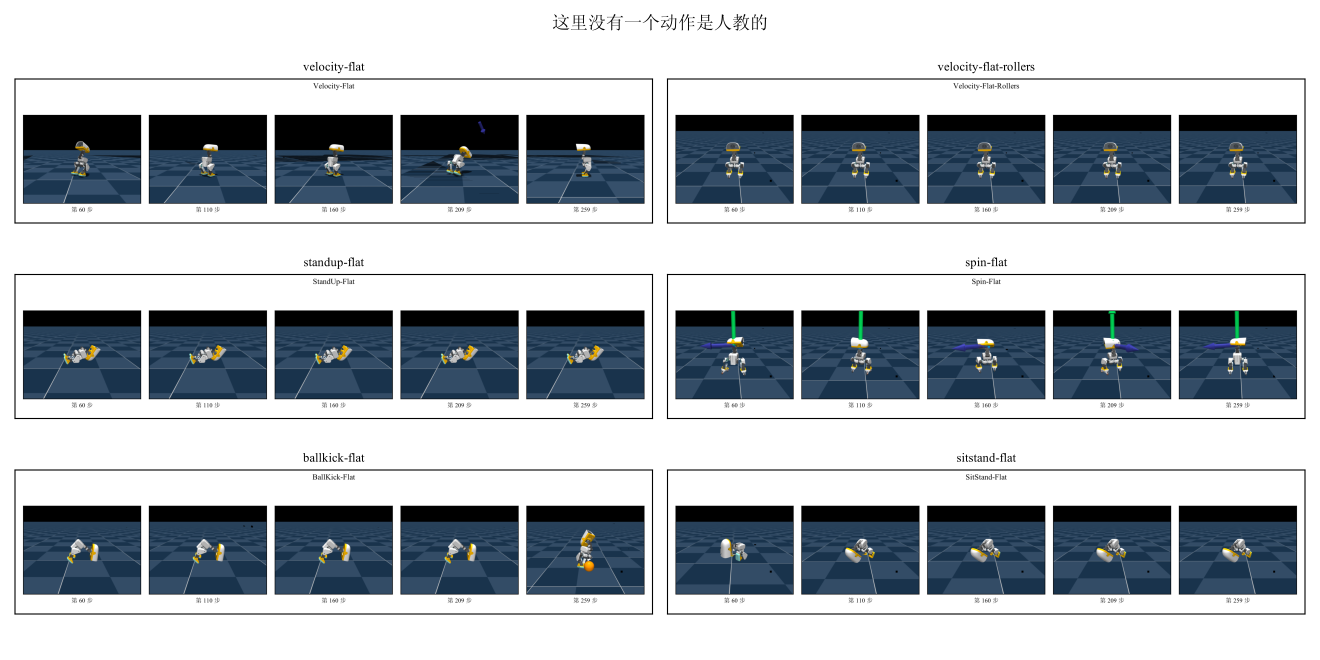
#> input picture result/cover.png, 2640 x 1320 px (shown at 1/2 size)
$ python collect_delivery.py
#> lines starting #> are read from the running program, lines starting #| are printed output that depends on the picture; after the words box and inside, x2 and y2 are one past the last pixel; in counts of white or black regions, pixels touching at a corner belong together
### code/paths.py
"""过程产物落在哪 —— 不依赖仿真器的那一小块路径逻辑。

单独一个文件是为了让**收件**能在没装仿真器的机器上跑。先前 `result_base()` 住在
`env.py` 里，而 `env.py` 顶部 `import mjlab_microduck.tasks` 去注册任务 ——
于是 `collect_delivery.py` 这个纯拷文件的步骤也要求整套 GPU 环境装好才跑得起来。
出图机与收件机不是同一台时，这条耦合会把收件卡死。
"""
from __future__ import annotations

import os
from pathlib import Path


def result_base() -> Path:
    """过程产物的根目录。

    默认是仓内的 `result/`（独立克隆下来的人跑一下就有东西看）；
    本仓库把它指到仓外，理由是 `rl_duck/` 这个目录本身就是交付物 ——
    交付物里不该混着几百兆的中间件。用 `RL_DUCK_RESULT_ROOT` 覆盖。

    Returns:
        过程产物根目录的绝对路径（已建好）。
    """
    override = os.environ.get("RL_DUCK_RESULT_ROOT")
    base = Path(override) if override else Path(__file__).resolve().parents[1] / "result"
    base.mkdir(parents=True, exist_ok=True)
    return base

### code/collect_delivery.py
"""把该交付的图和视频从过程产物里挑出来，拷进 `交付/`。

为什么要有这么一个脚本，而不是渲完手动挑：**交付件是什么，必须只有一处声明**。
过程目录里同一个动作有十几档权重的图、还有探针留下的残片，
靠记忆去挑，挑错一次没人看得出来 —— 讲义里那张"最终策略"可能摆的是第 400 迭代那版。
下面的 `FIGURES` 与 `VIDEOS` 就是那唯一一处声明：**源文件写死、交付名写死**，
源文件不在就报错停下，不静默跳过。

跑法（在仓根）：
    RL_DUCK_RESULT_ROOT=<过程产物根> uv run python code/collect_delivery.py
"""
from __future__ import annotations

import shutil
import sys
from pathlib import Path

import numpy as np
from paths import result_base
from PIL import Image

REPO = Path(__file__).resolve().parents[1]
DELIVERY = REPO / "交付"
# 讲义正文引用的图落在 docs 里，与讲义同处 —— 交付目录只放视频与权重，
# 讲义与图不在那里再出现一份（一份东西两个位置，改一处忘一处只是时间问题）。
FIGURE_DIR = REPO / "docs/assets/figures"

# 讲义正文引用的图。左边是过程产物里的相对路径，右边是 `docs/assets/figures/` 下的名字。
# **正文里的图引用只认右边这一列** —— 换了权重档就改这里，正文一个字都不用动。
FIGURES: tuple[tuple[str, str], ...] = (
    ("cover.png", "00-开篇动作带.png"),
    ("velocity-flat/parallel-velocity-flat-ppo-iter6000.png", "01-并行训练一屏.png"),
    ("velocity-flat/reward-reinforce.png", "02-v1-学习曲线.png"),
    ("velocity-flat/keyframes-velocity-flat-reinforce-iter6000-16f4c.png", "03-v1-一整个回合.png"),
    ("velocity-flat/reward-a2c.png", "04-v2-学习曲线.png"),
    ("velocity-flat/keyframes-velocity-flat-a2c-iter6000-16f4c.png", "05-v2-一整个回合.png"),
    ("velocity-flat/ladder-reward.png", "06-三档学习曲线.png"),
    ("velocity-flat/keyframes-velocity-flat-ppo-iter6000-6f3c.png", "07-v3-走路.png"),
    ("velocity-flat-rollers/parallel-velocity-flat-rollers-ppo-iter2000.png", "08-轮滑.png"),
    ("spin-flat/parallel-spin-flat-ppo-iter2000.png", "09-旋转.png"),
    ("groundpick-flat/keyframes-groundpick-flat-ppo-iter2000-6f3c.png", "10-取物.png"),
    ("roulade-flat/keyframes-roulade-flat-ppo-iter6000-12f3c.png", "11-前滚翻.png"),
)

# 交付视频。每个动作两版：单只看得清姿态，六只看得出这是同一套策略在一群身上跑。
VIDEOS: tuple[tuple[str, str], ...] = (
    ("velocity-flat/交付-走路-v3PPO.mp4", "单只-走路-v3PPO.mp4"),
    ("velocity-flat/交付-走路-v1REINFORCE.mp4", "单只-走路-v1REINFORCE.mp4"),
    ("velocity-flat/交付-走路-v2A2C.mp4", "单只-走路-v2A2C.mp4"),
    ("velocity-flat-rollers/交付-轮滑.mp4", "单只-轮滑.mp4"),
    ("spin-flat/交付-旋转.mp4", "单只-旋转.mp4"),
    ("groundpick-flat/交付-取物.mp4", "单只-取物.mp4"),
    ("roulade-flat/交付-前滚翻.mp4", "单只-前滚翻.mp4"),
    ("velocity-flat/parallel-velocity-flat-ppo-iter6000.mp4", "六只-走路.mp4"),
    ("velocity-flat-rollers/parallel-velocity-flat-rollers-ppo-iter2000.mp4", "六只-轮滑.mp4"),
    ("spin-flat/parallel-spin-flat-ppo-iter2000.mp4", "六只-旋转.mp4"),
    ("groundpick-flat/parallel-groundpick-flat-ppo-iter2000.mp4", "六只-取物.mp4"),
    ("roulade-flat/parallel-roulade-flat-ppo-iter6000.mp4", "六只-前滚翻.mp4"),
    ("velocity-flat/evolution.mp4", "进化-走路-八档迭代.mp4"),
)


# 白边的判据与边距：非白像素包围盒，阈值 248、留 20 像素。
_WHITE_LEVEL = 248
_WHITE_PAD = 20

# 黑点的判据。渲染器会在画面上留下孤立的纯黑小方块 —— 实测是渲染侧留下的，不是编码
# 造成的（同一批帧直接存 PNG 与转成 mp4 再读回来，极暗像素数一模一样；crf 16 也一样），
# 所以重渲一遍治不了它，只能在收件这一步补掉。
#
# 判据三条同时成立才补，为的是**不碰真内容**：
#   ① 极暗（亮度 < 20）—— 那些方块是纯黑的；
#   ② 连通块小（≤ 400 像素）—— 机器人身上的深色件是大块连通区域；
#   ③ 四周一圈是中间调（中位亮度 25–160）—— 地板是这个区间。
# 第三条是关键的那道闸：曲线图上的黑字与坐标轴也满足①②，但它们四周是**近白**的画布，
# 被第三条挡在外面。改完逐张比过：三张曲线图零像素变化。
_SPECK_DARK = 20
_SPECK_MAX_AREA = 400
_SPECK_RING_LO, _SPECK_RING_HI = 25, 160


def crop_white_border(src: Path, dst: Path) -> None:
    """把图四周的白边裁掉再写到交付目录。

    为什么要裁：matplotlib 的画布按格子数算高，帧是 4:3 时每格上下都富余，
    出来的 PNG 纵向留白能占到 22%（实测 `keyframes-iter2000.png`）。
    排版上这条留白表现为"图与图注之间空一大条"，而**收 width% 治不了它** ——
    等比缩放留白跟着缩，相对位置一点不变。

    顺手把渲染器留下的孤立黑点补掉（见 `fill_render_specks`）—— 它们和白边一样
    是"渲出来就有、重渲还有"的东西，收件是唯一能一次治完所有图的位置。

    Args:
        src: 过程产物里的原图。
        dst: 交付目录里的目标路径。
    """
    img = Image.open(src).convert("RGB")
    img, specks = fill_render_specks(img)
#> in fill_render_specks, `lum = a.mean(axis=2)`:
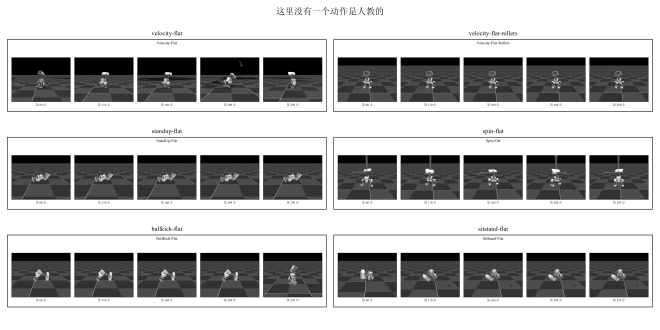
#> lum: shape (1320, 2640) float64 (shown at 1/4 size); min 0, max 255, mean 178.3
    if specks:
        print(f"      补掉 {specks} 个渲染黑点")
    mask = (np.asarray(img) < _WHITE_LEVEL).any(axis=2)
    ys, xs = np.where(mask)
    if ys.size == 0:
        shutil.copy2(src, dst)
        return
    h, w = mask.shape
    box = (max(int(xs.min()) - _WHITE_PAD, 0), max(int(ys.min()) - _WHITE_PAD, 0),
           min(int(xs.max()) + 1 + _WHITE_PAD, w), min(int(ys.max()) + 1 + _WHITE_PAD, h))
    img.crop(box).save(dst)


def _dark_blobs(dark: np.ndarray, max_area: int) -> list[list[tuple[int, int]]]:
    """把极暗掩码里的连通块找出来，只留面积不超过 `max_area` 的那些。

    自己写的广度优先，不引 scipy：一张图上极暗像素才一千来个，遍历代价可以忽略，
    而少一个依赖意味着收件这一步在任何机器上都跑得动（它已经不依赖仿真器了）。

    Args:
        dark: (H, W) 的布尔掩码，True 表示极暗。
        max_area: 超过这个面积就不算黑点，直接丢弃（机器人身上的深色件是大块）。

    Returns:
        每个小连通块的像素坐标列表。
    """
#> called with max_area = 400
    h, w = dark.shape
    seen = np.zeros_like(dark)
    blobs = []
    for y0, x0 in zip(*np.where(dark), strict=True):
        if seen[y0, x0]:
            continue
        stack, pix = [(int(y0), int(x0))], []
        seen[y0, x0] = True
        while stack:
            y, x = stack.pop()
            pix.append((y, x))
            if len(pix) > max_area:
                break
            for dy, dx in ((1, 0), (-1, 0), (0, 1), (0, -1)):
                ny, nx = y + dy, x + dx
                if 0 <= ny < h and 0 <= nx < w and dark[ny, nx] and not seen[ny, nx]:
                    seen[ny, nx] = True
                    stack.append((ny, nx))
        if len(pix) <= max_area:
            blobs.append(pix)
#> this loop made 313955 passes
#> (y0, x0) on passes 1 to 3: (29, 1228), (29, 1229), (29, 1301)
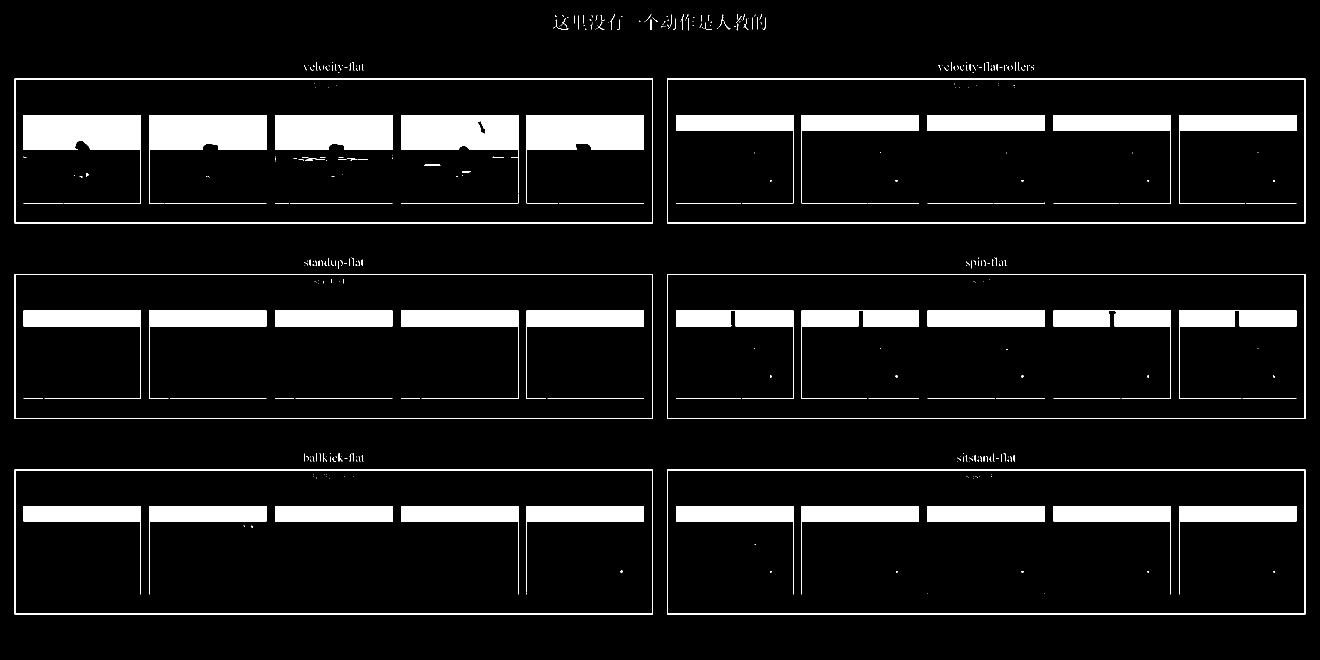
#> seen: shape (1320, 2640) bool (shown at 1/2 size); 9% white; 400 white regions (293 under 20 px), largest, box (x1, y1, x2, y2) and area: (47, 230, 282, 407) 16314, (802, 230, 1037, 386) 16264, (1053, 230, 1288, 407) 16263
#> after the loop, blobs = 598 items
    return blobs


def fill_render_specks(img: Image.Image) -> tuple[Image.Image, int]:
    """把渲染器留下的孤立纯黑小方块补成周围的颜色。

    补的值取那一圈的中位色，不做插值：那些方块落在地板上，地板是平缓渐变，
    中位色看不出接缝；而插值会在方块边缘留一道更显眼的糊边。

    Args:
        img: RGB 图。

    Returns:
        (补过的图, 补掉了几个块)。
    """
    a = np.asarray(img).copy()
    lum = a.mean(axis=2)
    blobs = _dark_blobs(lum < _SPECK_DARK, _SPECK_MAX_AREA)
#> blobs = 598 items
    h, w = lum.shape
    filled = 0
    for pix in blobs:
        ys = [p[0] for p in pix]
        xs = [p[1] for p in pix]
        y0, y1 = max(min(ys) - 3, 0), min(max(ys) + 4, h)
        x0, x1 = max(min(xs) - 3, 0), min(max(xs) + 4, w)
        patch = lum[y0:y1, x0:x1]
        ring = patch[patch >= _SPECK_DARK]
        if ring.size == 0:
            continue
        med = float(np.median(ring))
        # 四周不是中间调就不动它 —— 近白的四周说明这是画布上的字，不是地板上的黑点。
        if not _SPECK_RING_LO <= med <= _SPECK_RING_HI:
            continue
        block = a[y0:y1, x0:x1]
        mask = lum[y0:y1, x0:x1] >= _SPECK_DARK
        if not mask.any():
            continue
        color = np.median(block[mask], axis=0)
        for y, x in pix:
            a[y, x] = color
        filled += 1
#> this loop made 598 passes
#> (ys, xs, y0, y1, x0, x1, med) on passes 5, 11, 20: ([29, 29, 30, 30, 31, 32, 32, 33], [1375, 1376, 1376, 1375, 1375, 1375, 1374, 1374], 26, 37, 1371, 1380, 255), ([30], [1110], 27, 34, 1107, 1114, 255), ([31, 31, 32, 32, 33, 34, 33], [1183, 1184, 1184, 1185, 1185, 1185, 1184], 28, 38, 1180, 1189, 255)
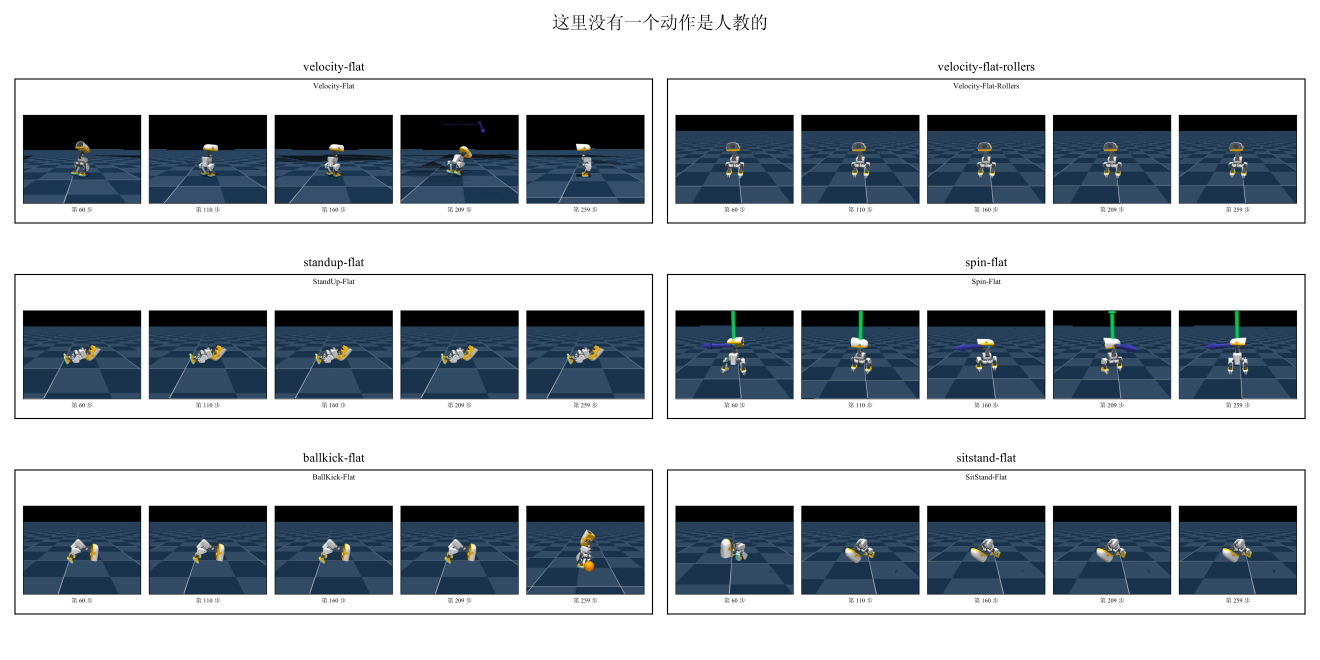
#> a: shape (1320, 2640, 3) (shown at 1/2 size); mean R, G, B 171.9, 178.6, 184.9
#> after the loop, filled = 99
    return Image.fromarray(a), filled


def copy_set(pairs: tuple[tuple[str, str], ...], out_dir: Path) -> list[str]:
    """按声明拷一组文件，返回缺失的源文件清单。

    Args:
        pairs: (过程产物相对路径, 交付名) 的序列。
        out_dir: 交付子目录。

    Returns:
        缺失的源文件相对路径（调用方决定怎么报）。
    """
    out_dir.mkdir(parents=True, exist_ok=True)
    missing = []
    for src_rel, dst_name in pairs:
        src = result_base() / src_rel
        if not src.is_file():
            missing.append(src_rel)
            continue
        if src.suffix.lower() == ".png":
            crop_white_border(src, out_dir / dst_name)
#|       补掉 99 个渲染黑点
#> in crop_white_border, `mask = (np.asarray(img) < _WHITE_LEVEL).any(axis=2)`:
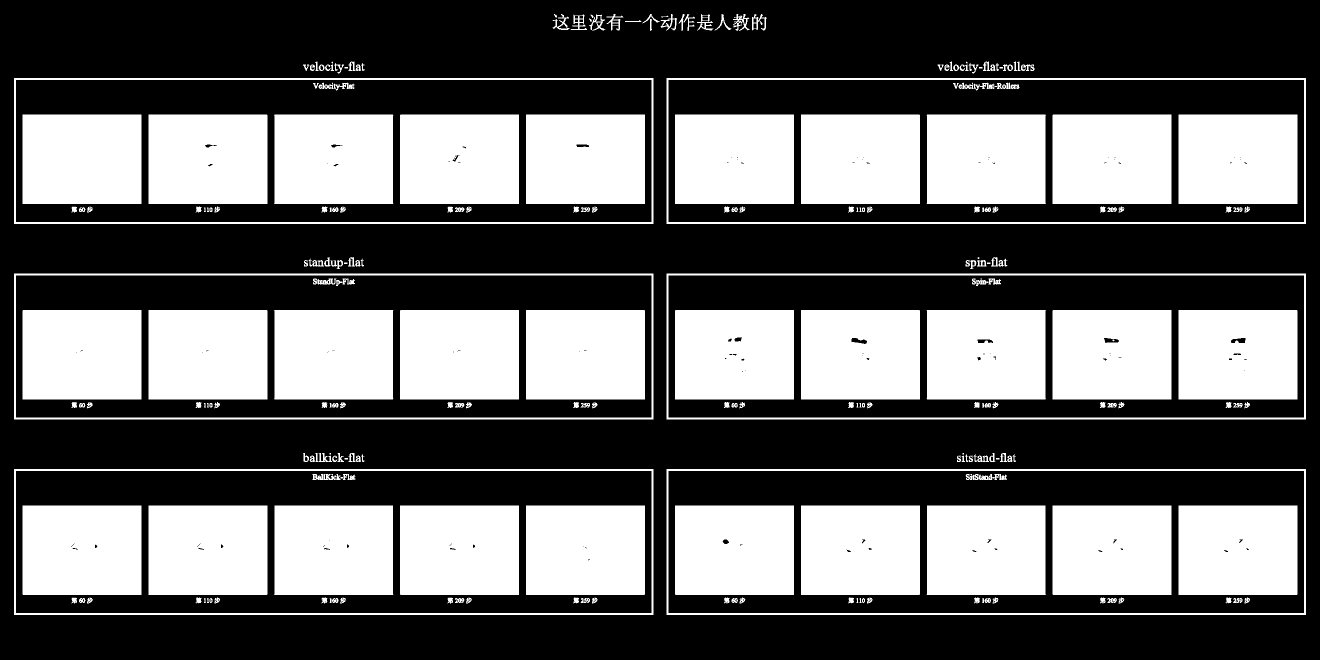
#> mask: shape (1320, 2640) bool (shown at 1/2 size); 39.4% white; 252 white regions (11 under 20 px), largest, box (x1, y1, x2, y2) and area: (45, 229, 283, 408) 42602, (45, 620, 283, 799) 42595, (297, 620, 535, 799) 42595
#> in crop_white_border, `box = (max(int(xs.min()) - _WHITE_PAD, 0), max(int(ys.min()) - _WHITE_..`: box = (8, 8, 2632, 1250)
#> in crop_white_border, `img.crop(box).save(dst)`:
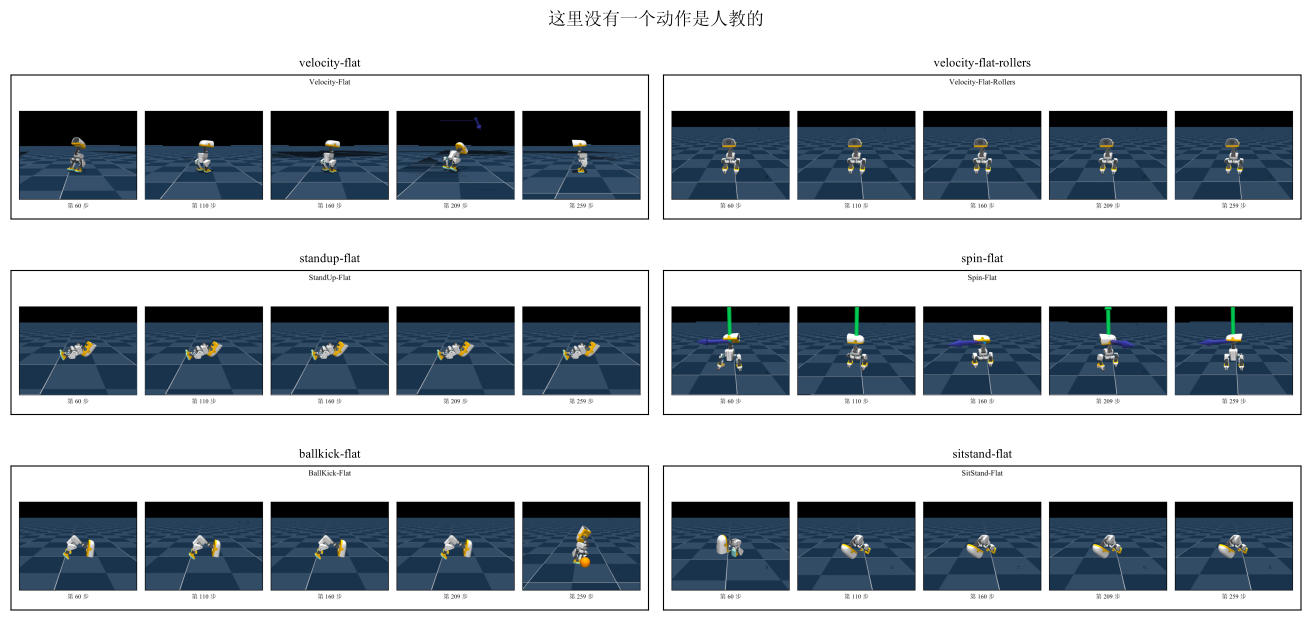
#> saved as 00-开篇动作带.png: PIL image 2624x1242 RGB (shown at 1/2 size); mean R, G, B 166.1, 173.3, 180.1
        else:
            shutil.copy2(src, out_dir / dst_name)
        print(f"  {src_rel}  ->  {dst_name}")
    return missing


def main() -> None:
    """把声明的图与视频拷进 `交付/`。

    Raises:
        SystemExit: 有声明了却不存在的源文件 —— 缺一件就停，不给一份不完整的交付。
    """
    print(f"过程产物根：{result_base()}")
    print("图：")
    missing = copy_set(FIGURES, FIGURE_DIR)
    print("视频：")
    missing += copy_set(VIDEOS, DELIVERY / "视频")
    if missing:
        print("★ 这些声明了的源文件不在，交付不完整：", file=sys.stderr)
        for m in missing:
            print(f"    {m}", file=sys.stderr)
#> (the run stopped early here; a loop or call above may not have finished)
